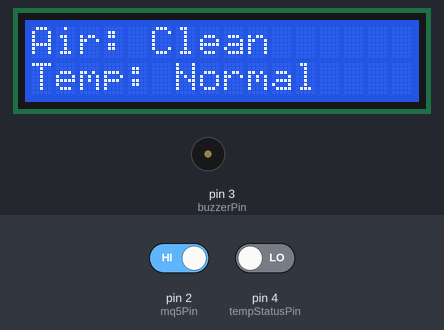
Simulated run of this sketch. Board: Arduino Uno, built with avr-gcc and run on an emulated ATmega328P. Shown: 16×2 character LCD, buzzer (waves = sounding, pin HIGH). The test bench sets the inputs (shaded band); at power-on: pin 4 (tempStatusPin) LOW, pin 2 (mq5Pin) HIGH.

Above: at 3.2 s.
3.3 s: pin 4 (tempStatusPin) driven HIGH
At 4.7 s:
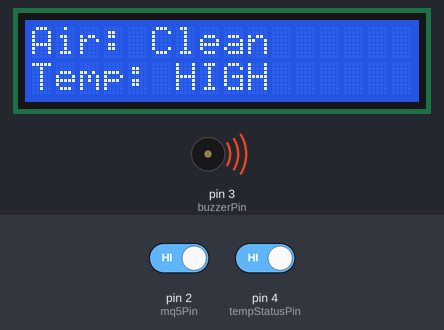
5.0 s: pin 2 (mq5Pin) driven LOW
At 5.5 s:
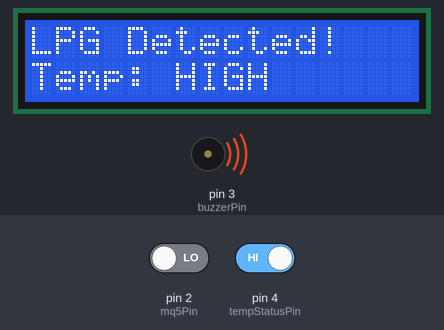
6.5 s: pin 4 (tempStatusPin) driven LOW
At 7.1 s:
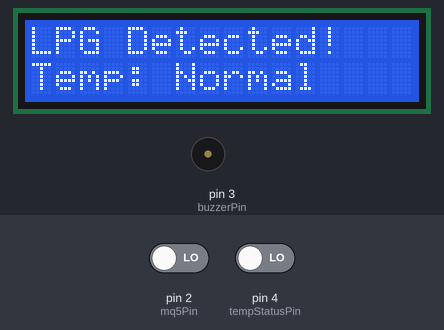
8.1 s: pin 2 (mq5Pin) driven HIGH
At 8.7 s:
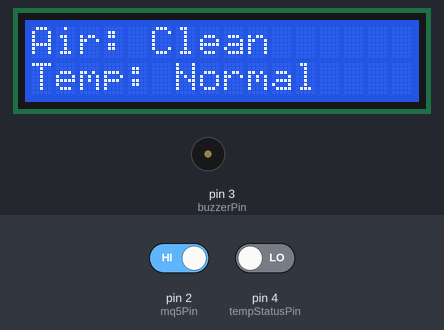
Timing chart, 0 to 10.6 s (numbered marks = the images above; inputs shaded):
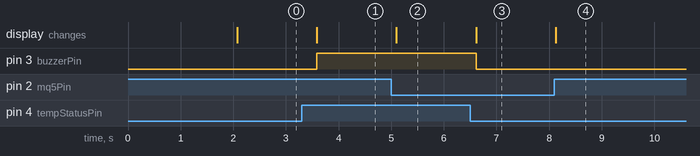

Measured:
- after the input at 3.3 s, pin 3 (buzzerPin): LOW → HIGH after 0.28 s; the display: changes after 0.28 s (image 1)
- after the input at 5.0 s, the display: changes after 0.10 s (image 2)
- after the input at 6.5 s, pin 3 (buzzerPin): HIGH → LOW after 0.11 s; the display: changes after 0.11 s (image 3)
- after the input at 8.1 s, the display: changes at once (image 4)

The sketch:

Smart_kitchen.ino
```cpp
#include <LiquidCrystal.h>

// LCD pin: RS, EN, D4, D5, D6, D7
LiquidCrystal lcd(5, 6, 7, 8, 9, 10);

const int mq5Pin = 2;       // Digital output from MQ-5
const int buzzerPin = 3;    // Buzzer pin
const int tempStatusPin = 4; // HIGH if temperature > normal

void setup() {
  pinMode(mq5Pin, INPUT);
  pinMode(buzzerPin, OUTPUT);
  pinMode(tempStatusPin, INPUT);

  lcd.begin(16, 2);
  lcd.print("LPG Monitor");
  delay(2000);
  lcd.clear();
}

void loop() {
  int gasDetected = digitalRead(mq5Pin);
  int tempHigh = digitalRead(tempStatusPin);

  lcd.setCursor(0, 0);
  if (gasDetected == LOW) {
    lcd.print("LPG Detected!   ");
    digitalWrite(buzzerPin, HIGH);
  } else {
    lcd.print("Air: Clean      ");
    digitalWrite(buzzerPin, LOW);
  }

  lcd.setCursor(0, 1);
  if (tempHigh == HIGH) {
    lcd.print("Temp: HIGH      ");
    digitalWrite(buzzerPin, HIGH);
  } else {
    lcd.print("Temp: Normal    ");
    digitalWrite(buzzerPin, LOW);
  }

  delay(500);
}
```
